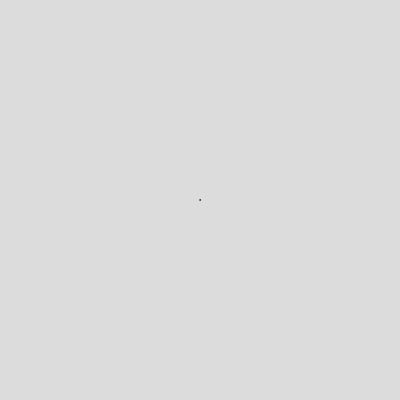
Frame 1 (no input)
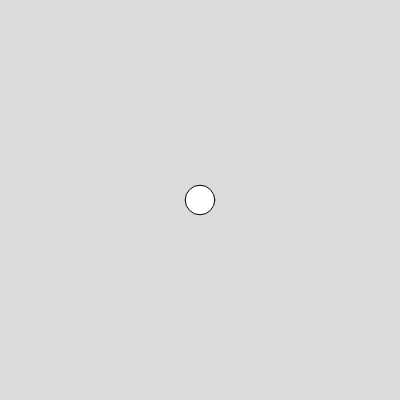
Frame 60 (no input)
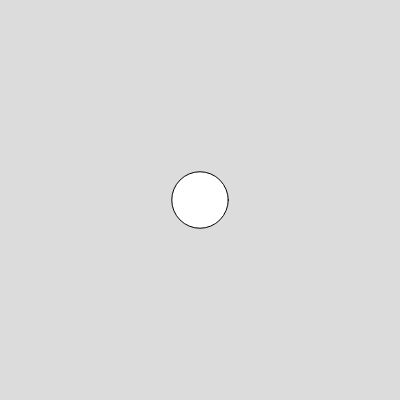
Frame 120 (the mouse pressed at the canvas centre since frame 60)

The p5.js sketch that drew these frames (run headless with seeded random() and noise() and a simulated clock; from frame 60 on, the mouse is pressed at the canvas centre):

// p5.js sketch
// ── sketch.js
function setup() {
  createCanvas(400, 400);
}

function draw() {
  background(220);
  ellipse(width/2, height/2, 100 * abs(sin(0.005*frameCount)))
}
